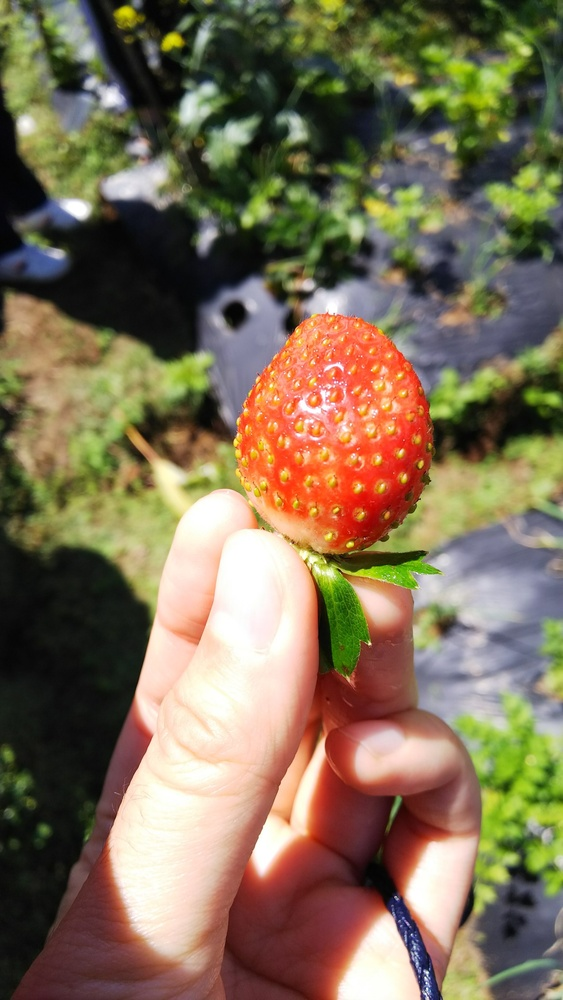
#> input picture data-img/kelas 1.jpg, 563 x 1000 px, shrunk from 1536 x 2730 before the run, given in place of the camera
$ python project_akhir-moving-knn.py   (older library calls are emulated)
#> lines starting #> are read from the running program, lines starting #| are printed output that depends on the picture; after the words box and inside, x2 and y2 are one past the last pixel; in counts of white or black regions, pixels touching at a corner belong together
import cv2
import numpy as np

lowerRed = np.array([0,100,100], dtype = "uint8")
upperRed = np.array([20,255,255], dtype = "uint8")

lowerGreen = np.array([33,80,40], dtype = "uint8")
upperGreen = np.array([102,255,255], dtype = "uint8")

video_capture= cv2.VideoCapture(0)
kernelOpen=np.ones((5,5))
kernelClose=np.ones((20,20))

fontFace = cv2.FONT_HERSHEY_SIMPLEX
fontScale = 0.5
fontColor = (0, 255, 255)

# KNN
import pandas as pd
from sklearn.neighbors import KNeighborsClassifier
df = pd.read_csv('../dataset1.csv')
#> (reads dataset1.csv from the repository)
attributes = ['a','b','c','d','e','f','g','h','i','j','k','l','m']
df.columns = attributes
df.head()
X_Trainb = (df.values[:,0:11]) #mengambil feature pada data set
Y_Train = (df.values[:,12]) #mengambil label pada data set
from sklearn import preprocessing
X_Traint = preprocessing.MinMaxScaler(feature_range=(0, 3))
X_Train = X_Traint.fit_transform(X_Trainb)
from sklearn.model_selection import train_test_split #(KALO MAU VALIDASI)
X_training, X_testing, y_training, y_testing = train_test_split(X_Train, Y_Train, test_size=0.3) # 70% training and 30% test
#VALIDASI
from sklearn.neighbors import KNeighborsClassifier
knnVal = KNeighborsClassifier(n_neighbors=7)
knnVal.fit(X_training, y_training)
y_pred = knnVal.predict(X_testing)
from sklearn import metrics
# Akurasi dataset
print("Classification report for classifier %s:\n%s\n"
     % (knnVal, metrics.classification_report(y_testing, y_pred)))
print("Confusion matrix:\n%s" %metrics.confusion_matrix(y_testing,y_pred))
print("Accuracy:",metrics.accuracy_score(y_testing, y_pred))
# membuat model
knnModel =  KNeighborsClassifier(n_neighbors=7)
knnModel.fit(X_Train, Y_Train)
# End KNN

while True:
    ret, img=video_capture.read()
#> img is the input picture: shape (1000, 563, 3); mean B, G, R 85.8, 111.2, 126.7

    #convert BGR to HSV
    imgHSV = cv2.cvtColor(img,cv2.COLOR_BGR2HSV)
#> imgHSV: shape (1000, 563, 3); mean H, S, V 47, 97, 134.4
    # buat Mask untuk warna merah
    mask_merah=cv2.inRange(imgHSV,lowerRed,upperRed)
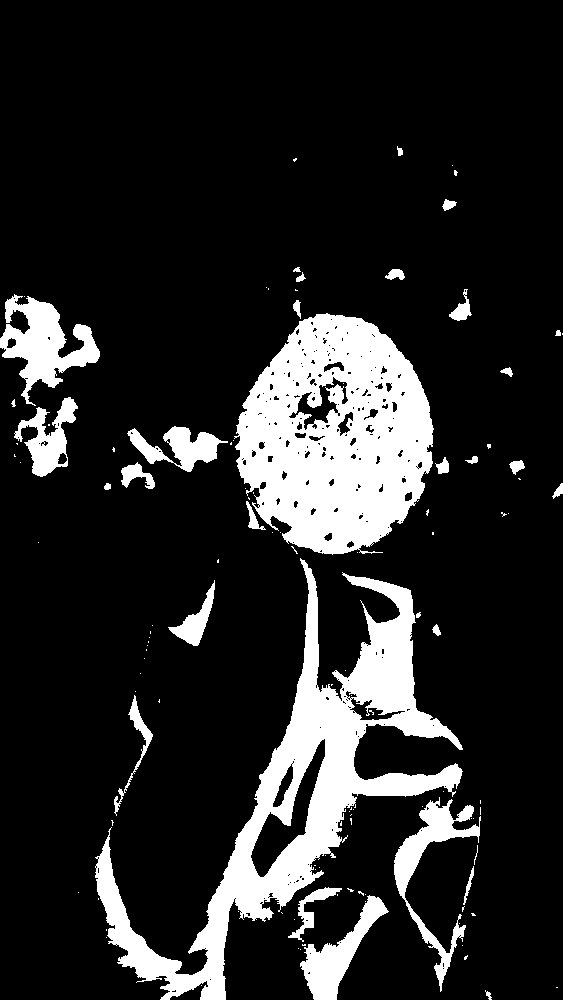
#> mask_merah: shape (1000, 563); 15.3% white; 116 white regions (84 under 20 px), largest, box (x1, y1, x2, y2) and area: (95, 558, 463, 1000) 33030, (234, 313, 434, 555) 32804, (0, 294, 100, 406) 4781
    # buat Mask untuk warna hijau
    mask_hijau=cv2.inRange(imgHSV,lowerGreen,upperGreen)
#> mask_hijau: shape (1000, 563); 18.3% white; 202 white regions (136 under 20 px), largest, box (x1, y1, x2, y2) and area: (215, 0, 563, 170) 23076, (160, 45, 385, 292) 15116, (455, 695, 563, 911) 13523
    #morphology merah
    maskOpen_merah=cv2.morphologyEx(mask_merah,cv2.MORPH_OPEN,kernelOpen)
#> maskOpen_merah: shape (1000, 563); 14.5% white; 38 white regions, largest, box (x1, y1, x2, y2) and area: (236, 314, 433, 554) 31934, (96, 568, 462, 1000) 24611, (334, 576, 459, 745) 7283
    maskClose_merah=cv2.morphologyEx(maskOpen_merah,cv2.MORPH_CLOSE,kernelClose)
#> maskClose_merah: shape (1000, 563); 17% white; 15 white regions, largest, box (x1, y1, x2, y2) and area: (97, 303, 481, 1000) 84116, (0, 299, 101, 391) 6038, (17, 399, 77, 477) 2567
    #morphology hijau
    maskOpen_hijau=cv2.morphologyEx(mask_hijau,cv2.MORPH_OPEN,kernelOpen)
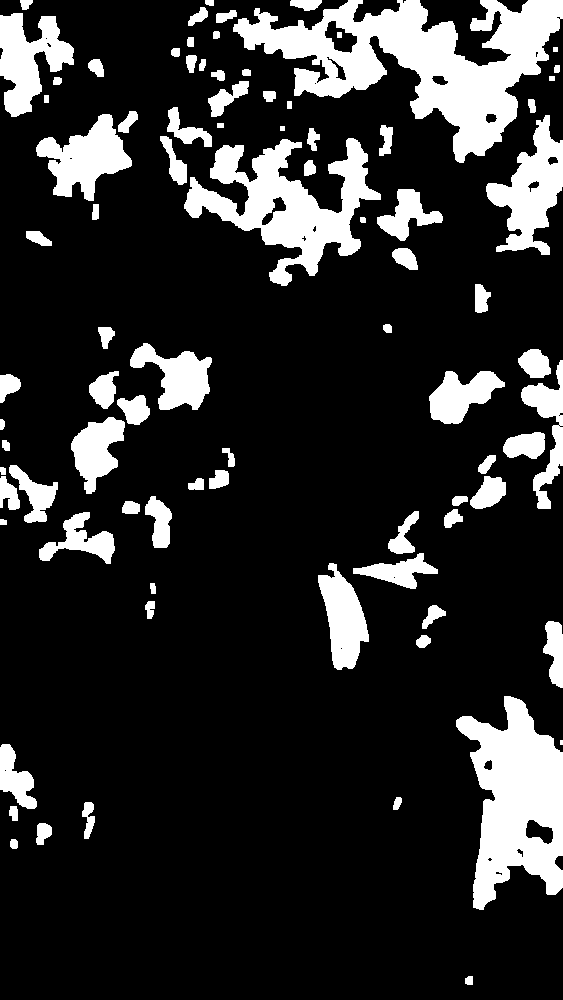
#> maskOpen_hijau: shape (1000, 563); 17.2% white; 86 white regions (1 under 20 px), largest, box (x1, y1, x2, y2) and area: (233, 0, 563, 163) 21956, (456, 696, 563, 910) 13446, (184, 138, 381, 286) 11616
    maskClose_hijau=cv2.morphologyEx(maskOpen_hijau,cv2.MORPH_CLOSE,kernelClose)
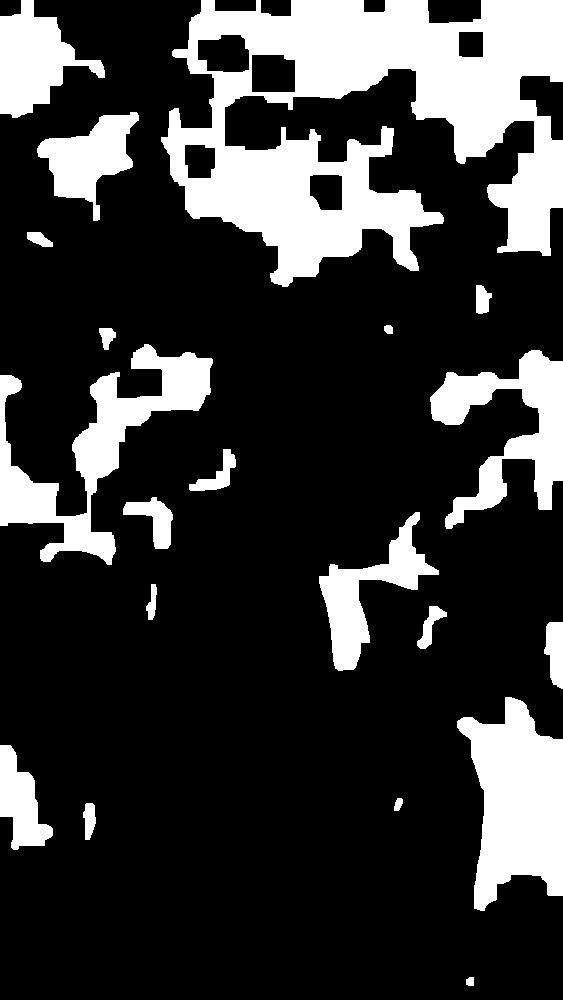
#> maskClose_hijau: shape (1000, 563); 22% white; 20 white regions

    maskFinal_merah=maskClose_merah
    maskFinal_hijau=maskClose_hijau
    im1,conts1,h1 = cv2.findContours(maskFinal_merah.copy(),cv2.RETR_EXTERNAL,cv2.CHAIN_APPROX_NONE)
#> conts1 = 15 contours, 1 with area under 20; largest, box (x1, y1, x2, y2) and area: (97, 303, 481, 1000) 83154, (0, 299, 101, 391) 5868, (17, 399, 77, 477) 2449, (413, 915, 465, 981) 892, (172, 590, 215, 647) 867; h1 = 15 rows, first 6: [1, -1, -1, -1], [2, 0, -1, -1], [3, 1, -1, -1], [4, 2, -1, -1], [5, 3, -1, -1], [6, 4, -1, -1]
    im2,conts2,h2 = cv2.findContours(maskFinal_hijau.copy(),cv2.RETR_EXTERNAL,cv2.CHAIN_APPROX_NONE)
#> conts2 = 20 contours; largest, box (x1, y1, x2, y2) and area: (161, 0, 563, 287) 64768, (457, 697, 563, 911) 14219, (0, 344, 213, 565) 12795, (430, 350, 563, 529) 9256, (0, 0, 105, 118) 6112; h2 = 20 rows, first 6: [1, -1, -1, -1], [2, 0, -1, -1], [3, 1, -1, -1], [4, 2, -1, -1], [5, 3, -1, -1], [6, 4, -1, -1]

    # draw object yang warna merah
    cv2.drawContours(img,conts1,-1,(255,0,0),3)
    # draw object yang warna hijau
    cv2.drawContours(img,conts2,-1,(0,255,0),3)
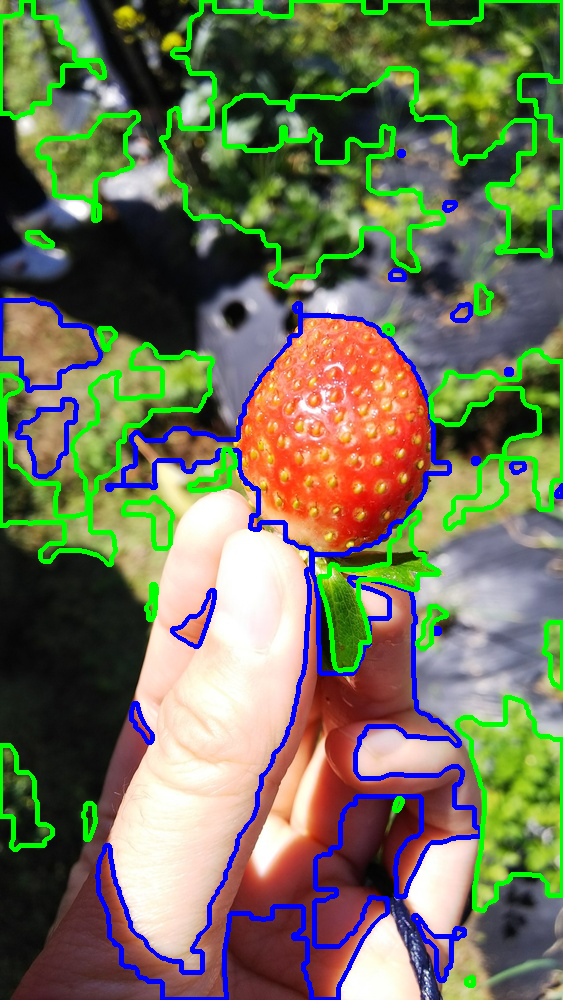
#> img: shape (1000, 563, 3); mean B, G, R 88.8, 116, 112.7

    # ubah mask (yang mana hitam putih) kembali ke warna
    merah_saja = cv2.bitwise_and(img, img, mask = mask_merah)
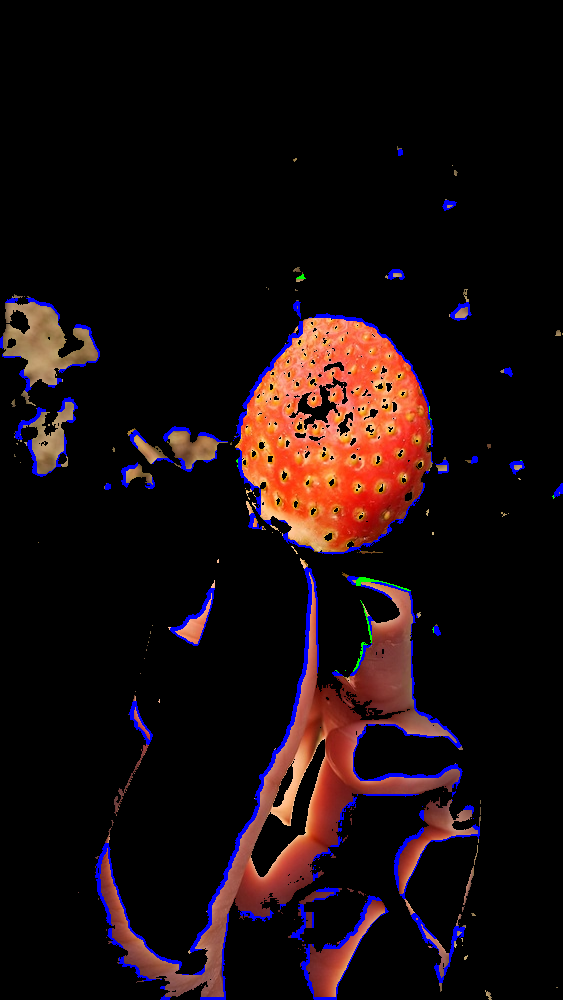
#> merah_saja: shape (1000, 563, 3); mean B, G, R 13.9, 12.5, 24.9
    hujau_saja = cv2.bitwise_and(img, img, mask = mask_hijau)
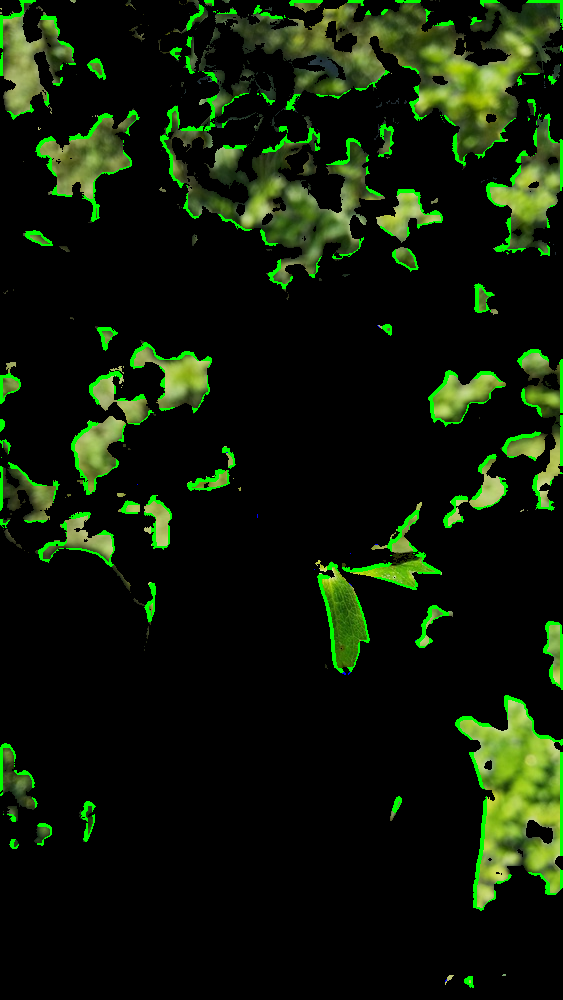
#> hujau_saja: shape (1000, 563, 3); mean B, G, R 7.7, 27, 15.2

    # ambil nilai max ny saja (artinya nilai yang hanya ada warna nya saja)
    out_merah = np.max(merah_saja, 0)
#> out_merah = 563 rows, first 8: [255, 0, 0], [255, 0, 0], [255, 0, 0], [255, 125, 146], [255, 125, 148], [255, 126, 150], [255, 126, 155], [255, 129, 155]
    out_hijau = np.max(hujau_saja, 0)
#> out_hijau = 563 rows, first 8: [99, 255, 170], [93, 255, 163], [0, 255, 0], [102, 255, 167], [104, 255, 164], [103, 255, 164], [99, 255, 164], [98, 255, 165]
    # buang nilai 0 yang artinya pixel hitam, karna kita hanya butuh yang ada warna
    value_merah = out_merah[~(out_merah==0).all(1)]
#> value_merah = 524 rows, first 8: [255, 0, 0], [255, 0, 0], [255, 0, 0], [255, 125, 146], [255, 125, 148], [255, 126, 150], [255, 126, 155], [255, 129, 155]
    value_hijau = out_hijau[~(out_hijau==0).all(1)]
#> value_hijau has the same summary as out_hijau
    # ambil nilai paling rendah
    min_red = np.min(value_merah, 0)
#> min_red = [0, 0, 0]
    min_green = np.min(value_hijau, 0)
#> min_green = [0, 190, 0]
    # ambil nilai paling tinggi
    max_red = np.max(value_merah, 0)
#> max_red = [255, 255, 255]
    max_green = np.max(value_hijau, 0)
#> max_green = [255, 255, 237]

    a,b,c = min_red
#> a = 0; b = 0; c = 0
    d,e,f = min_green
#> d = 0; e = 190; f = 0
    g,h,i = max_red
#> g = 255; h = 255; i = 255
    j,k,l = max_green
#> j = 255; k = 255; l = 237

    # lanjut ke input/pembanding knn
    data_baru = np.array([a,b,c,d,e,f,g,h,i,j,l])
#> data_baru = [0, 0, 0, 0, 190, 0, 255, 255, 255, 255, 237]
    data_baru = data_baru.reshape(1, -1)
    minmax = preprocessing.MinMaxScaler(feature_range=(0, 3))
    data_live = minmax.fit_transform(data_baru)
    prediksi = knnModel.predict(data_live)

    # block object yang warna merah
    for i in range(len(conts1)):
        x,y,w,h=cv2.boundingRect(conts1[i])
        cv2.putText(img, str(prediksi),(x,y+h),fontFace, fontScale, fontColor)
#> this loop made 15 passes
#> (x, y, w, h) on passes 1 to 12: (413, 915, 52, 66), (131, 703, 22, 40), (434, 628, 6, 6), (172, 590, 43, 57), (556, 485, 7, 12), (511, 462, 14, 11), (473, 458, 6, 6), (17, 399, 60, 78), (506, 369, 6, 6), (452, 304, 19, 17), (97, 303, 384, 697), (0, 299, 101, 92)
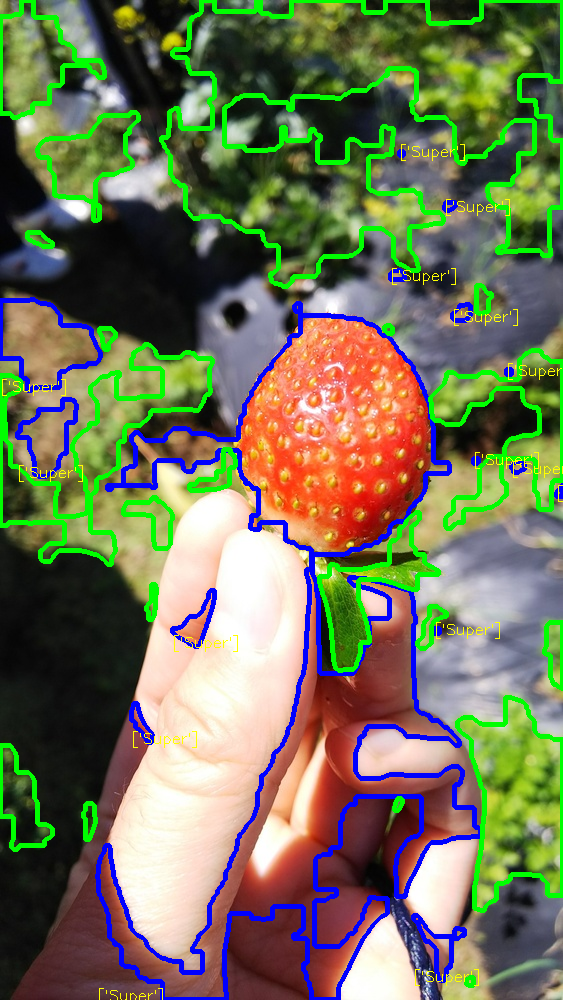
#> img: shape (1000, 563, 3); 0.39% of pixels changed, all inside (x1, y1, x2, y2) = (2, 144, 563, 1000)

    cv2.imshow("Output",img)

    if cv2.waitKey(1) & 0xFF == ord('q'):
#> (key q is pressed here)
        break

video_capture.release()
cv2.destroyAllWindows()
